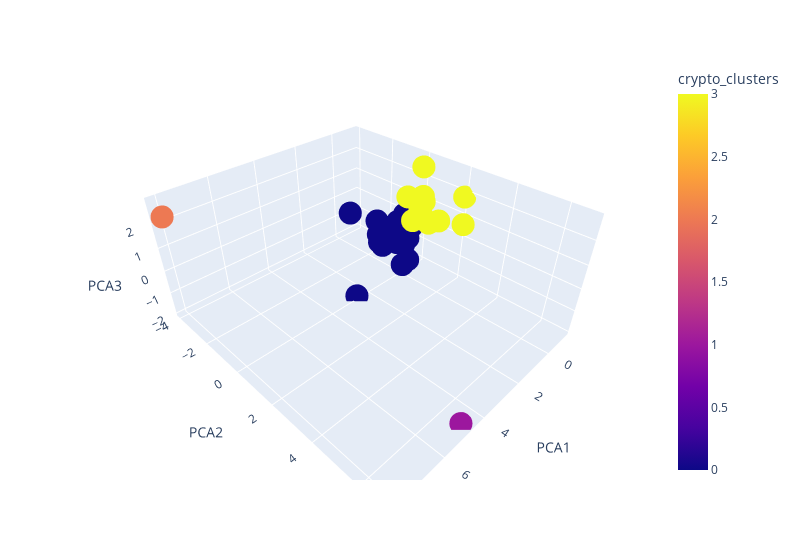

Source (notebook cell):
### Code cell
# Create a scatter plot using px.scatter with x="PCA1", y="PCA2", z="PCA3"
fig = px.scatter_3d(
    crypto_pca_copy_df,
    x="PCA1",
    y="PCA2",
    z="PCA3",
    hover_name=df_crypto_pca.index,
    hover_data=["PCA1", "PCA2", "PCA3"],
    color="crypto_clusters",
    width=800
)
fig.update_layout(legend=dict(x=0, y=1))
fig.show()

### Figure 1 — Plotly figure (JSON) as saved in the notebook; plotly's stock layout.template omitted (floating-point values rounded to 4 significant figures)
{"data": [{"hovertemplate": "<b>%{hovertext}</b><br><br>PCA1=%{x}<br>PCA2=%{y}<br>PCA3=%{z}<br>crypto_clusters=%{marker.color}<extra></extra>", "hovertext": ["bitcoin", "ethereum", "tether", "ripple", "bitcoin-cash", "binancecoin", "chainlink", "cardano", "litecoin", "bitcoin-cash-sv", "crypto-com-chain", "usd-coin", "eos", "monero", "tron", "tezos", "okb", "stellar", "cosmos", "cdai", "neo", "wrapped-bitcoin", "leo-token", "huobi-token", "nem", "binance-usd", "iota", "vechain", "zcash", "theta-token", "dash", "ethereum-classic", "ethlend", "maker", "havven", "omisego", "celsius-degree-token", "ontology", "ftx-token", "true-usd", "digibyte"], "legendgroup": "", "marker": {"color": [3, 3, 0, 0, 3, 3, 3, 3, 3, 0, 0, 0, 0, 3, 0, 3, 0, 0, 3, 0, 0, 3, 0, 0, 0, 0, 0, 0, 3, 0, 0, 0, 2, 3, 0, 0, 1, 0, 0, 0, 0], "coloraxis": "coloraxis", "symbol": "circle"}, "mode": "markers", "name": "", "scene": "scene", "showlegend": false, "type": "scatter3d", "x": [-0.6007, -0.4583, -0.4331, -0.4718, -1.158, -0.5165, -0.4507, -0.3456, -0.6495, -0.759, -0.2482, -0.4384, -0.6934, 0.0605, -0.3934, -0.7962, 0.06407, -0.489, -0.3063, -0.5135, -0.3621, -0.6043, -0.4133, -0.4075, 0.609, -0.4502, -0.7647, -0.5563, -0.4251, 2.677, -0.6139, -0.5799, 8.089, -0.389, 0.8658, 0.1117, 4.792, -0.6324, -0.5931, -0.4581, -0.2979], "y": [0.8428, 0.4585, -0.1681, -0.2227, 2.041, 1.388, 0.5177, 0.7294, 0.4322, -0.2012, -1.376, -0.1753, -0.4738, 2.909, -0.1082, -0.4944, -1.27, -0.7327, 0.7034, -0.1428, -0.9869, 0.8274, -0.6741, -0.2125, 0.5635, -0.151, -0.5179, -1.938, 0.493, -0.01395, -0.4793, -0.3563, -3.897, 0.165, -2.262, 0.4283, 6.768, -2.108, 0.02148, -0.1357, -0.1911], "z": [0.4616, 0.9529, -0.6418, -0.4791, 1.86, 0.8041, 2.846, 1.478, 0.6003, -0.2177, -1.462, -0.6634, -0.5276, 1.499, -0.01276, 1.083, -1.099, -0.06254, 1.714, -0.6566, -0.7288, 0.4393, -1.077, -0.3514, -1.149, -0.6474, 0.205, -1.262, 1.058, -1.965, 0.3396, -0.1149, 2.301, 0.3794, 0.2756, -1.205, -1.987, -0.6522, 0.2099, -0.6353, -0.9096]}], "layout": {"coloraxis": {"colorbar": {"title": {"text": "crypto_clusters"}}, "colorscale": [[0, "#0d0887"], [0.1111, "#46039f"], [0.2222, "#7201a8"], [0.3333, "#9c179e"], [0.4444, "#bd3786"], [0.5556, "#d8576b"], [0.6667, "#ed7953"], [0.7778, "#fb9f3a"], [0.8889, "#fdca26"], [1, "#f0f921"]]}, "legend": {"tracegroupgap": 0, "x": 0, "y": 1}, "margin": {"t": 60}, "scene": {"domain": {"x": [0, 1], "y": [0, 1]}, "xaxis": {"title": {"text": "PCA1"}}, "yaxis": {"title": {"text": "PCA2"}}, "zaxis": {"title": {"text": "PCA3"}}}, "width": 800}}
